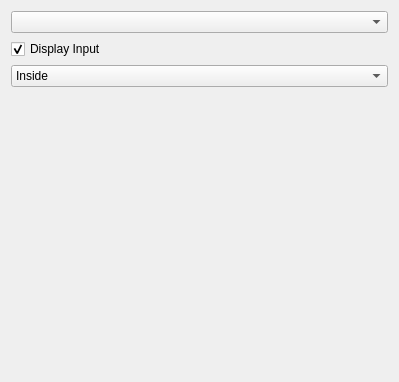
<?xml version="1.0" encoding="UTF-8"?>
<ui version="4.0">
 <class>omni::ui::Canvas</class>
 <widget class="QWidget" name="omni::ui::Canvas">
  <property name="geometry">
   <rect>
    <x>0</x>
    <y>0</y>
    <width>399</width>
    <height>382</height>
   </rect>
  </property>
  <property name="windowTitle">
   <string>Form</string>
  </property>
  <layout class="QVBoxLayout" name="verticalLayout">
   <item>
    <widget class="QComboBox" name="boxCanvasSelect"/>
   </item>
   <item>
    <widget class="QCheckBox" name="chkDisplayInput">
     <property name="text">
      <string>Display Input</string>
     </property>
     <property name="checked">
      <bool>true</bool>
     </property>
    </widget>
   </item>
   <item>
    <widget class="QComboBox" name="boxProjectorViewMode">
     <item>
      <property name="text">
       <string>Inside</string>
      </property>
     </item>
     <item>
      <property name="text">
       <string>Outside</string>
      </property>
     </item>
     <item>
      <property name="text">
       <string>Both sides</string>
      </property>
     </item>
    </widget>
   </item>
   <item>
    <widget class="omni::ui::CanvasParameters" name="widget" native="true"/>
   </item>
  </layout>
 </widget>
 <customwidgets>
  <customwidget>
   <class>omni::ui::CanvasParameters</class>
   <extends>QWidget</extends>
   <header location="global">omni/ui/CanvasParameters.h</header>
   <container>1</container>
  </customwidget>
 </customwidgets>
 <resources/>
 <connections/>
 <slots>
  <signal>displayInputToggled(bool)</signal>
  <slot>canvasTypeSelected(QString)</slot>
 </slots>
</ui>
